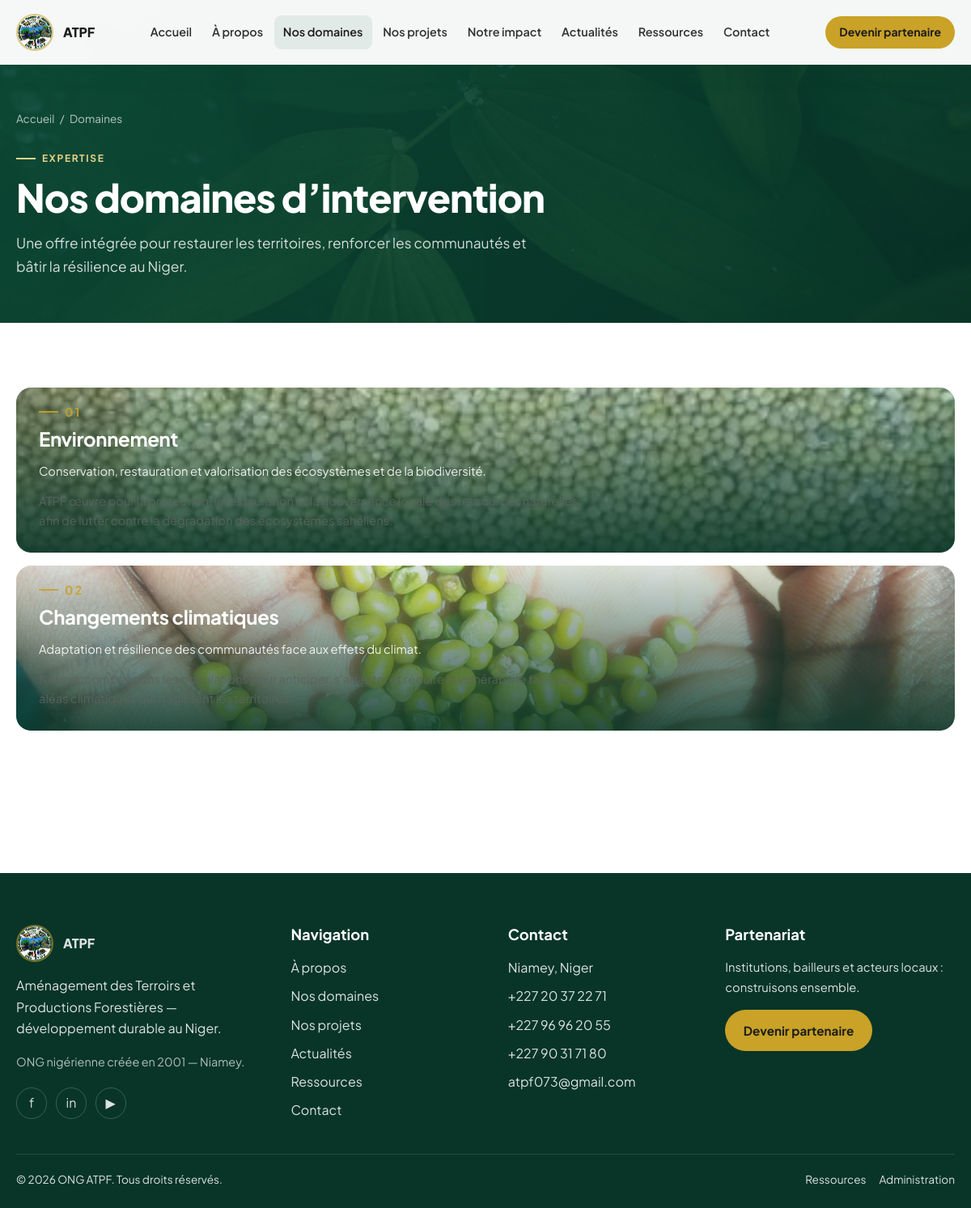
The app's page /domaines with its own data.
### tables this page shows
CREATE TABLE domains (
  id INT UNSIGNED AUTO_INCREMENT PRIMARY KEY,
  title VARCHAR(160) NOT NULL,
  slug VARCHAR(160) NOT NULL UNIQUE,
  short_description VARCHAR(400) NOT NULL,
  full_description TEXT NULL,
  icon VARCHAR(60) DEFAULT 'leaf',
  image VARCHAR(255) NULL,
  sort_order INT NOT NULL DEFAULT 0,
  is_published TINYINT(1) NOT NULL DEFAULT 1,
  created_at DATETIME NOT NULL DEFAULT CURRENT_TIMESTAMP,
  updated_at DATETIME NOT NULL DEFAULT CURRENT_TIMESTAMP ON UPDATE CURRENT_TIMESTAMP
);

### app/Controllers/PageController.php (called while the page is built, shortened)
<?php
class PageController extends Controller
{
    public function domains(): void
    {
        view('pages/domaines', $this->seo(
            'Nos domaines d\'intervention | ATPF Niger',
            'Environnement, climat, sécurité alimentaire, hydraulique, éducation, développement communautaire et autonomisation des femmes.'
        ) + [
            'domains' => Domain::published(),
        ]);
    }
}

### index.php (called while the page is built, shortened)
<?php
$router = new Router();
$router->get('/', [HomeController::class, 'index']);
$router->get('/a-propos', [PageController::class, 'about']);
$router->get('/domaines', [PageController::class, 'domains']);
$router->get('/projets', [ProjectController::class, 'index']);
$router->get('/projets/{slug}', [ProjectController::class, 'show']);
$router->get('/impact', [PageController::class, 'impact']);
$router->get('/actualites', [NewsController::class, 'index']);
$router->get('/actualites/{slug}', [NewsController::class, 'show']);
$router->get('/ressources', [PageController::class, 'resources']);
$router->get('/partenaires', [PageController::class, 'partners']);
$router->get('/contact', [PageController::class, 'contact']);
$router->post('/contact', [PageController::class, 'contactSubmit']);
$router->get('/api/regions/{slug}', [ApiController::class, 'region']);
$router->get('/admin/login', [AdminController::class, 'loginForm']);
$router->post('/admin/login', [AdminController::class, 'login']);
$router->get('/admin/logout', [AdminController::class, 'logout']);
$router->get('/admin', [AdminController::class, 'dashboard']);
$router->get('/admin/projets', [AdminController::class, 'projects']);
$router->get('/admin/projets/create', [AdminController::class, 'projectForm']);
$router->get('/admin/projets/edit/{id}', [AdminController::class, 'projectForm']);
$router->post('/admin/projets/save', [AdminController::class, 'projectSave']);
$router->post('/admin/projets/delete', [AdminController::class, 'projectDelete']);
$router->get('/admin/actualites', [AdminController::class, 'news']);
$router->get('/admin/actualites/create', [AdminController::class, 'newsForm']);
$router->get('/admin/actualites/edit/{id}', [AdminController::class, 'newsForm']);
$router->post('/admin/actualites/save', [AdminController::class, 'newsSave']);
$router->post('/admin/actualites/delete', [AdminController::class, 'newsDelete']);
$router->get('/admin/partenaires', [AdminController::class, 'partners']);
$router->post('/admin/partenaires/save', [AdminController::class, 'partnerSave']);
$router->post('/admin/partenaires/delete', [AdminController::class, 'partnerDelete']);
$router->get('/admin/chiffres', [AdminController::class, 'stats']);
$router->post('/admin/chiffres/save', [AdminController::class, 'statsSave']);
$router->get('/admin/messages', [AdminController::class, 'messages']);
$router->post('/admin/messages/read', [AdminController::class, 'messageRead']);
$router->get('/admin/ressources', [AdminController::class, 'resources']);
$router->post('/admin/ressources/save', [AdminController::class, 'resourceSave']);
$router->dispatch($_SERVER['REQUEST_METHOD'], $_SERVER['REQUEST_URI'] ?? '/');

### app/Database.php (called while the page is built, shortened)
<?php
class Database
{
    private static ?PDO $pdo = null;
    public static function connect(array $config): void
    {
        $dsn = sprintf(
            'mysql:host=%s;port=%s;dbname=%s;charset=utf8mb4',
            $config['host'],
            $config['port'],
            $config['database']
        );
        self::$pdo = new PDO($dsn, $config['username'], $config['password'], [
            PDO::ATTR_ERRMODE => PDO::ERRMODE_EXCEPTION,
            PDO::ATTR_DEFAULT_FETCH_MODE => PDO::FETCH_ASSOC,
            PDO::ATTR_EMULATE_PREPARES => false,
            PDO::MYSQL_ATTR_INIT_COMMAND => "SET NAMES utf8mb4 COLLATE utf8mb4_unicode_ci",
        ]);
        self::$pdo->exec("SET NAMES utf8mb4 COLLATE utf8mb4_unicode_ci");
    }
    public static function pdo(): PDO
    {
        return self::$pdo;
    }
    public static function query(string $sql, array $params = []): PDOStatement
    {
        $stmt = self::pdo()->prepare($sql);
        $stmt->execute($params);
        return $stmt;
    }
    public static function fetchAll(string $sql, array $params = []): array
    {
        return self::query($sql, $params)->fetchAll();
    }
}

### app/Models/Domain.php (called while the page is built, shortened)
<?php
class Domain
{
    public static function published(): array
    {
        return Database::fetchAll(
            'SELECT * FROM domains WHERE is_published = 1 ORDER BY sort_order ASC'
        );
    }
}

### app/media.php (called while the page is built)
<?php
function atpf_img(string $file): string
{
    return asset('assets/images/atpf/' . ltrim($file, '/'));
}
function atpf_media(): array
{
    return [
        'logo' => atpf_img('logo.png'),
        'logo_sm' => atpf_img('logo-sm.png'),
        'hero' => atpf_img('hero.jpg'),
        'about' => atpf_img('mung3-scaled.jpg'),
        'field' => atpf_img('photo-field.jpg'),
        'approach' => [
            atpf_img('about-1.jpg'),
            atpf_img('about-2.jpg'),
            atpf_img('about-4.jpg'),
        ],
        'projects' => [
            atpf_img('photo-mung1.jpg'),
            atpf_img('mung3-scaled.jpg'),
            atpf_img('wa-184256.jpeg'),
        ],
        'news' => [
            atpf_img('news-2022.jpeg'),
            atpf_img('wa-184848.jpeg'),
            atpf_img('wa-184302.jpeg'),
            atpf_img('wa-184258.jpeg'),
        ],
        'cta' => atpf_img('about-3.jpg'),
        'icons' => [],
    ];
}

### views/pages/domaines.php (the view, shortened to what this page needs)
<section class="page-hero">
  <div class="container">
    <nav class="breadcrumb" aria-label="Fil d'Ariane">
      <a href="<?= base_path() ?>">Accueil</a><span>/</span><span>Domaines</span>
    </nav>
    <p class="eyebrow">Expertise</p>
    <h1 class="h1">Nos domaines d’intervention</h1>
    <p class="lead">Une offre intégrée pour restaurer les territoires, renforcer les communautés et bâtir la résilience au Niger.</p>
  </div>
</section>
<section class="section section-domains">
  <div class="container">
    <div class="domain-featured-grid" style="grid-template-columns:1fr">
      <?php
      $imgs = array_merge(atpf_media()['projects'], atpf_media()['approach']);
      foreach ($domains as $i => $domain):
      ?>
        <article class="domain-card reveal" id="<?= e($domain['slug']) ?>" style="display:grid;grid-template-columns:minmax(0,.9fr) minmax(0,1.1fr);min-height:auto">
          <img src="<?= e($imgs[$i % count($imgs)]) ?>" alt="<?= e($domain['title']) ?>" loading="lazy" style="min-height:220px;height:100%">
          <div class="domain-body" style="padding:1.75rem">
            <p class="eyebrow" style="margin-bottom:.5rem"><?= str_pad((string) ($i + 1), 2, '0', STR_PAD_LEFT) ?></p>
            <h2 class="h2" style="font-size:clamp(1.35rem,2vw,1.75rem)"><?= e($domain['title']) ?></h2>
            <p><?= e($domain['short_description']) ?></p>
            <?php if (!empty($domain['full_description'])): ?>
              <p class="prose" style="margin-top:.75rem"><?= e($domain['full_description']) ?></p>
            <?php endif; ?>
          </div>
        </article>
      <?php endforeach; ?>
    </div>
  </div>
</section>

### app/Router.php (shortened to what this page needs)
<?php
class Router
{
    private array $routes = [];
    private function add(string $method, string $path, callable|array $handler): void
    {
        $this->routes[] = compact('method', 'path', 'handler');
    }
    public function dispatch(string $method, string $uri): void
    {
        $path = parse_url($uri, PHP_URL_PATH) ?: '/';
        $base = rtrim((string) config('base_path'), '/');
        if ($base && str_starts_with($path, $base)) {
            $path = substr($path, strlen($base)) ?: '/';
        }
        $path = '/' . trim($path, '/');
        if ($path !== '/') {
            $path = rtrim($path, '/');
        }
        foreach ($this->routes as $route) {
            $pattern = preg_replace('#\{([a-zA-Z_]+)\}#', '(?P<$1>[^/]+)', $route['path']);
            $pattern = '#^' . $pattern . '$#';
            if (!preg_match($pattern, $path, $matches)) {
                continue;
            }
            $params = array_filter($matches, 'is_string', ARRAY_FILTER_USE_KEY);
            $handler = $route['handler'];
            if (is_array($handler)) {
                [$class, $action] = $handler;
                $controller = new $class();
                call_user_func_array([$controller, $action], $params);
                return;
            }
            return;
        }
    }
}

### assets/css/app.css (style rules this page uses)
:root { --adk-green: #0c4a36; --adk-green-deep: #083528; --adk-green-soft: #1a6b4f; --adk-green-pale: #e8f2ec; --adk-gold: #c9a227; --adk-gold-soft: #e8d48a; --adk-cream: #f7f4ef; --adk-beige: #ede6d9; --adk-ink: #1c1c1c; --adk-muted: #5c635f; --adk-white: #ffffff; --adk-radius: 1rem; --header-h: 5rem; --font-sans: "Plus Jakarta Sans", "Segoe UI", sans-serif; }
*, *::before, *::after { box-sizing: border-box; }
html { scroll-behavior: smooth; }
body { margin: 0; font-family: var(--font-sans); color: var(--adk-ink); background: var(--adk-cream); line-height: 1.65; -webkit-font-smoothing: antialiased; }
img { max-width: 100%; height: auto; display: block; }
a { color: inherit; text-decoration: none; }
.container { width: min(1180px, calc(100% - 2.5rem)); margin-inline: auto; }
.eyebrow { display: inline-flex; align-items: center; gap: .5rem; font-size: .75rem; font-weight: 700; letter-spacing: .14em; text-transform: uppercase; color: var(--adk-gold); }
.eyebrow::before { content: ""; width: 1.5rem; height: 2px; background: currentColor; }
.h1 { font-size: clamp(2.2rem, 5vw, 3.75rem); line-height: 1.08; font-weight: 700; letter-spacing: -.02em; margin: 0 0 1rem; }
.h2 { font-size: clamp(1.75rem, 3vw, 2.5rem); line-height: 1.15; font-weight: 700; letter-spacing: -.015em; margin: 0 0 .85rem; }
.lead { font-size: 1.085rem; color: var(--adk-muted); max-width: 40rem; margin: 0; }
.prose { max-width: 42rem; color: var(--adk-muted); }
.section { padding: 5rem 0; }
.domain-card { position: relative; border-radius: 1.15rem; overflow: hidden; min-height: 280px; color: #fff; isolation: isolate; height: 100%; }
.domain-card img { position: absolute; inset: 0; width: 100%; height: 100%; object-fit: cover; transition: transform .5s ease, filter .35s ease; z-index: -2; }
.domain-card::after { content: ""; position: absolute; inset: 0; background: linear-gradient(180deg, rgba(8,53,40,.15), rgba(8,53,40,.88)); z-index: -1; transition: background .35s ease; }
.domain-body { position: absolute; inset: auto 0 0 0; padding: 1.35rem; }
.page-hero { padding: 8.5rem 0 3.5rem; background: linear-gradient(135deg, rgba(12,74,54,.94), rgba(8,53,40,.88)), url('../images/atpf/hero.jpg') center/cover; color: #fff; }
.page-hero .lead { color: rgba(255,255,255,.82); }
.page-hero .eyebrow { color: var(--adk-gold-soft); }
.page-hero .breadcrumb { color: rgba(255,255,255,.7); }
.reveal { opacity: 0; transform: translateY(18px); transition: opacity .7s ease, transform .7s ease; }
.reveal.is-visible { opacity: 1; transform: none; }
.section-domains { background: #fff; }
.domain-featured-grid { display: grid; gap: 1rem; }
@media (min-width: 800px) { .domain-featured-grid { grid-template-columns: 1.35fr 1fr 1fr; grid-template-rows: 1fr 1fr; min-height: 520px; } }
.domain-card p { margin: 0; font-size: .92rem; opacity: .9; }
:root { --atpf-green: var(--adk-green); --forest: var(--adk-green); --forest-deep: var(--adk-green-deep); --leaf: var(--adk-green-soft); --gold: var(--adk-gold); --cream: var(--adk-cream); --ink: var(--adk-ink); --muted: var(--adk-muted); --white: var(--adk-white); --line: rgba(12,74,54,.12); --font-display: var(--font-sans); --font-body: var(--font-sans); }
.page-hero .h1, .page-hero h1 { font-size: clamp(2rem, 4vw, 3.2rem); margin:0 0 1rem; font-weight:800; letter-spacing:-.02em; }
.breadcrumb { display:flex; flex-wrap:wrap; gap:.4rem; font-size:.85rem; margin-bottom:1rem; }

### records on screen
domains: shows a picture, i "01", title "Environnement", short_description "Conservation, restauration et valorisation des écosystèmes et de la biodiversité.", full_description "ATPF œuvre pour la protection, la restauration et la gouvernance locale des ressources naturelles, afin de lutter contre la dégradation des écosystèmes sahéliens."
domains: shows a picture, i "02", title "Changements climatiques", short_description "Adaptation et résilience des communautés face aux effets du climat.", full_description "Nous accompagnons les populations pour anticiper, s'adapter et réduire la vulnérabilité face aux aléas climatiques qui fragilisent les territoires."

### other values on screen
$m "+227 96 96 20 55"
$m "+227 90 31 71 80"
